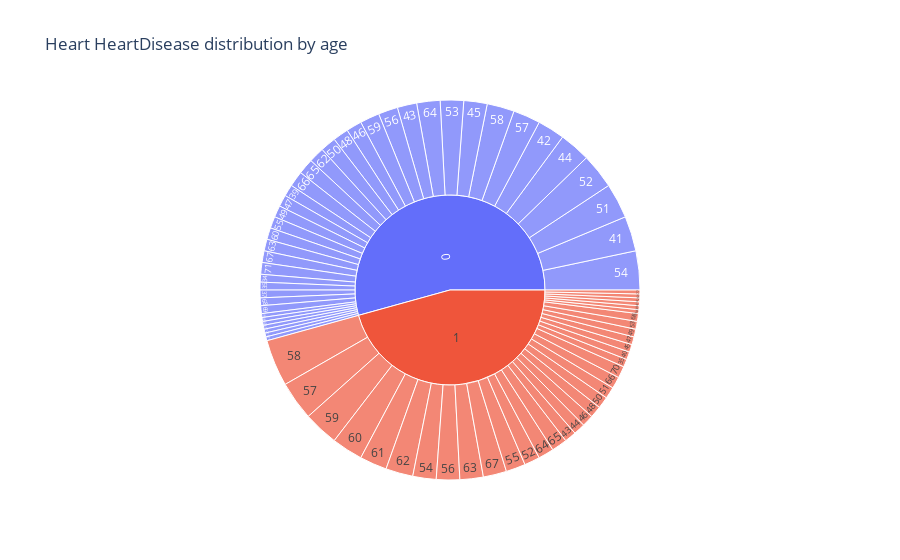

The notebook cell this image was saved under:
### Markdown cell above
### Age and Heart-Diseases Distribution

### Code cell
fig = px.sunburst(heart_df, path=['HeartDisease', 'age'], 
                  title = "Heart HeartDisease distribution by age")
fig.show()
#  0: "No Heart Disease", If a person is younger than 55, there is less chance of Heart disease. 
#  1: "Heart Disease Present"

### Figure 1 — Plotly figure (JSON) as saved in the notebook; plotly's stock layout.template omitted (floating-point values rounded to 4 significant figures)
{"data": [{"branchvalues": "total", "domain": {"x": [0, 1], "y": [0, 1]}, "hovertemplate": "labels=%{label}<br>count=%{value}<br>parent=%{parent}<br>id=%{id}<extra></extra>", "ids": ["0/29", "0/34", "0/35", "1/35", "0/37", "0/38", "1/38", "0/39", "1/39", "0/40", "1/40", "0/41", "1/41", "0/42", "1/42", "0/43", "1/43", "0/44", "1/44", "0/45", "1/45", "0/46", "1/46", "0/47", "1/47", "0/48", "1/48", "0/49", "1/49", "0/50", "1/50", "0/51", "1/51", "0/52", "1/52", "0/53", "1/53", "0/54", "1/54", "0/55", "1/55", "0/56", "1/56", "0/57", "1/57", "0/58", "1/58", "0/59", "1/59", "0/60", "1/60", "0/61", "1/61", "0/62", "1/62", "0/63", "1/63", "0/64", "1/64", "0/65", "1/65", "0/66", "1/66", "0/67", "1/67", "0/68", "1/68", "0/69", "1/69", "0/70", "1/70", "0/71", "0/74", "0/76", "1/77", "0", "1"], "labels": ["29", "34", "35", "35", "37", "38", "38", "39", "39", "40", "40", "41", "41", "42", "42", "43", "43", "44", "44", "45", "45", "46", "46", "47", "47", "48", "48", "49", "49", "50", "50", "51", "51", "52", "52", "53", "53", "54", "54", "55", "55", "56", "56", "57", "57", "58", "58", "59", "59", "60", "60", "61", "61", "62", "62", "63", "63", "64", "64", "65", "65", "66", "66", "67", "67", "68", "68", "69", "69", "70", "70", "71", "74", "76", "77", "0", "1"], "name": "", "parents": ["0", "0", "0", "1", "0", "0", "1", "0", "1", "0", "1", "0", "1", "0", "1", "0", "1", "0", "1", "0", "1", "0", "1", "0", "1", "0", "1", "0", "1", "0", "1", "0", "1", "0", "1", "0", "1", "0", "1", "0", "1", "0", "1", "0", "1", "0", "1", "0", "1", "0", "1", "0", "1", "0", "1", "0", "1", "0", "1", "0", "1", "0", "1", "0", "1", "0", "1", "0", "1", "0", "1", "0", "0", "0", "1", "", ""], "type": "sunburst", "values": [1, 2, 2, 2, 2, 1, 1, 3, 1, 1, 2, 9, 1, 7, 1, 5, 3, 8, 3, 6, 2, 4, 3, 3, 2, 4, 3, 3, 2, 4, 3, 9, 3, 9, 4, 6, 2, 10, 6, 3, 5, 5, 6, 7, 10, 7, 12, 5, 9, 3, 8, 1, 7, 4, 7, 3, 6, 6, 4, 4, 4, 4, 3, 3, 6, 2, 2, 2, 1, 1, 3, 3, 1, 1, 1, 164, 138]}], "layout": {"autosize": true, "legend": {"tracegroupgap": 0}, "title": {"text": "Heart HeartDisease distribution by age"}}}
